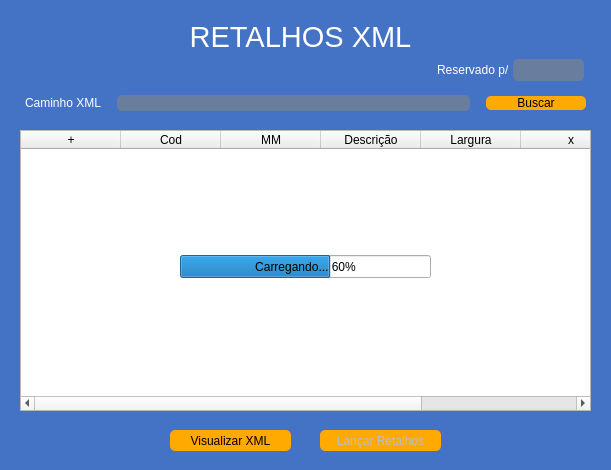
<?xml version="1.0" encoding="UTF-8"?>
<ui version="4.0">
 <class>Form</class>
 <widget class="QWidget" name="Form">
  <property name="geometry">
   <rect>
    <x>0</x>
    <y>0</y>
    <width>611</width>
    <height>470</height>
   </rect>
  </property>
  <property name="windowTitle">
   <string>Leitor XML</string>
  </property>
  <property name="styleSheet">
   <string notr="true">QWidget#Form{
	background-color: rgb(68, 114, 196);
}
QLabel{
	color: rgb(255, 255, 255);
	background-color: rgba(0, 0, 0, 0);
}

QPushButton{
	border-radius: 5px;
	background-color: rgb(255, 170, 0);
}

QPushButton:hover{
	border-radius: 5px;
	background-color: rgba(255, 170, 0, 150);
}

QLineEdit{
	border-radius: 5px;
	background-color: rgba(255, 170, 0, 50);
	color: rgb(255, 255, 255)
}

QLineEdit:focus{
	border-radius: 5px;
	background-color: rgba(255, 170, 0, 50);
	color: rgb(255, 255, 255);
	border: 1px solid rgb(255, 255, 255)
}

QProgressBar{
	color: rgb(0, 0, 0);
}</string>
  </property>
  <widget class="QWidget" name="layoutWidget">
   <property name="geometry">
    <rect>
     <x>25</x>
     <y>90</y>
     <width>561</width>
     <height>26</height>
    </rect>
   </property>
   <layout class="QHBoxLayout" name="horizontalLayout_5">
    <item>
     <widget class="QLabel" name="lb_caminho">
      <property name="text">
       <string>Caminho XML</string>
      </property>
      <property name="alignment">
       <set>Qt::AlignLeading|Qt::AlignLeft|Qt::AlignVCenter</set>
      </property>
     </widget>
    </item>
    <item>
     <spacer name="horizontalSpacer_6">
      <property name="orientation">
       <enum>Qt::Horizontal</enum>
      </property>
      <property name="sizeType">
       <enum>QSizePolicy::Fixed</enum>
      </property>
      <property name="sizeHint" stdset="0">
       <size>
        <width>10</width>
        <height>10</height>
       </size>
      </property>
     </spacer>
    </item>
    <item>
     <widget class="QLineEdit" name="txt_caminho">
      <property name="maximumSize">
       <size>
        <width>16777215</width>
        <height>16777215</height>
       </size>
      </property>
      <property name="text">
       <string/>
      </property>
      <property name="alignment">
       <set>Qt::AlignLeading|Qt::AlignLeft|Qt::AlignVCenter</set>
      </property>
     </widget>
    </item>
    <item>
     <spacer name="horizontalSpacer_7">
      <property name="orientation">
       <enum>Qt::Horizontal</enum>
      </property>
      <property name="sizeType">
       <enum>QSizePolicy::Fixed</enum>
      </property>
      <property name="sizeHint" stdset="0">
       <size>
        <width>10</width>
        <height>10</height>
       </size>
      </property>
     </spacer>
    </item>
    <item>
     <widget class="QPushButton" name="bt_buscar">
      <property name="minimumSize">
       <size>
        <width>100</width>
        <height>0</height>
       </size>
      </property>
      <property name="text">
       <string>Buscar</string>
      </property>
     </widget>
    </item>
   </layout>
  </widget>
  <widget class="QLabel" name="lb_novo_retalho">
   <property name="geometry">
    <rect>
     <x>160</x>
     <y>16</y>
     <width>281</width>
     <height>41</height>
    </rect>
   </property>
   <property name="font">
    <font>
     <pointsize>22</pointsize>
    </font>
   </property>
   <property name="text">
    <string>RETALHOS XML</string>
   </property>
   <property name="alignment">
    <set>Qt::AlignCenter</set>
   </property>
  </widget>
  <widget class="QPushButton" name="bt_lancar_retalhos">
   <property name="enabled">
    <bool>false</bool>
   </property>
   <property name="geometry">
    <rect>
     <x>320</x>
     <y>430</y>
     <width>121</width>
     <height>21</height>
    </rect>
   </property>
   <property name="minimumSize">
    <size>
     <width>100</width>
     <height>0</height>
    </size>
   </property>
   <property name="text">
    <string>Lançar Retalhos</string>
   </property>
  </widget>
  <widget class="QPushButton" name="bt_exibir_retalhos">
   <property name="geometry">
    <rect>
     <x>170</x>
     <y>430</y>
     <width>121</width>
     <height>21</height>
    </rect>
   </property>
   <property name="minimumSize">
    <size>
     <width>100</width>
     <height>0</height>
    </size>
   </property>
   <property name="text">
    <string>Visualizar XML</string>
   </property>
  </widget>
  <widget class="QLabel" name="lb_sobra">
   <property name="geometry">
    <rect>
     <x>437</x>
     <y>60</y>
     <width>71</width>
     <height>20</height>
    </rect>
   </property>
   <property name="text">
    <string>Reservado p/</string>
   </property>
  </widget>
  <widget class="QLineEdit" name="txt_sobra">
   <property name="geometry">
    <rect>
     <x>513</x>
     <y>59</y>
     <width>71</width>
     <height>22</height>
    </rect>
   </property>
   <property name="alignment">
    <set>Qt::AlignCenter</set>
   </property>
  </widget>
  <widget class="QTableWidget" name="tableWidget">
   <property name="geometry">
    <rect>
     <x>20</x>
     <y>130</y>
     <width>571</width>
     <height>281</height>
    </rect>
   </property>
   <property name="selectionBehavior">
    <enum>QAbstractItemView::SelectRows</enum>
   </property>
   <property name="columnCount">
    <number>7</number>
   </property>
   <attribute name="verticalHeaderVisible">
    <bool>true</bool>
   </attribute>
   <column>
    <property name="text">
     <string>+</string>
    </property>
   </column>
   <column>
    <property name="text">
     <string>Cod</string>
    </property>
   </column>
   <column>
    <property name="text">
     <string>MM</string>
    </property>
   </column>
   <column>
    <property name="text">
     <string>Descrição</string>
    </property>
   </column>
   <column>
    <property name="text">
     <string>Largura</string>
    </property>
   </column>
   <column>
    <property name="text">
     <string>x</string>
    </property>
   </column>
   <column>
    <property name="text">
     <string>Altura</string>
    </property>
   </column>
  </widget>
  <widget class="QProgressBar" name="progressBar">
   <property name="geometry">
    <rect>
     <x>180</x>
     <y>255</y>
     <width>251</width>
     <height>23</height>
    </rect>
   </property>
   <property name="value">
    <number>60</number>
   </property>
   <property name="alignment">
    <set>Qt::AlignCenter</set>
   </property>
   <property name="textVisible">
    <bool>true</bool>
   </property>
   <property name="format">
    <string>Carregando... %p%</string>
   </property>
  </widget>
 </widget>
 <resources/>
 <connections/>
</ui>
